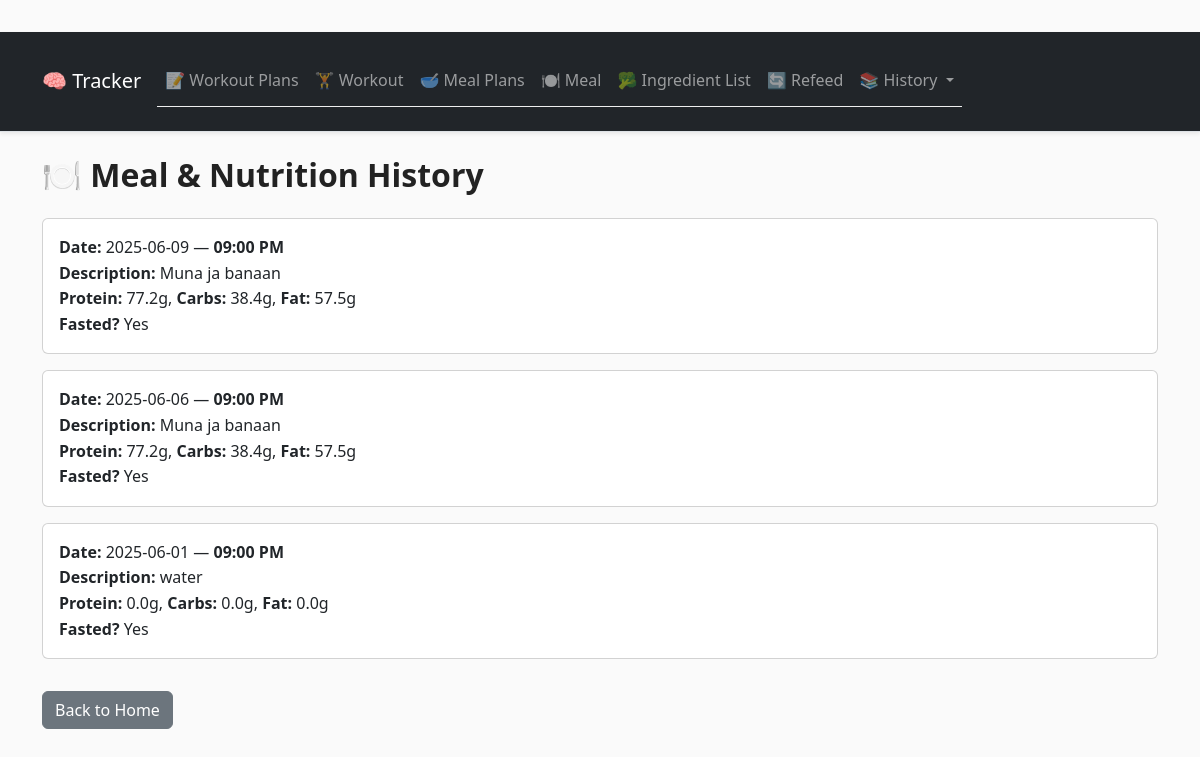
Screenshot of /meals/history with the database file from the repository.
### tables this page shows
CREATE TABLE meals (
                id INTEGER PRIMARY KEY AUTOINCREMENT,
                date TEXT,
                meal_time TEXT,
                description TEXT,
                protein REAL,
                carbs REAL,
                fat REAL,
                fasted TEXT
            );

### blueprints/meals.py (the view)
@meals_bp.route("/history")
def meal_history():
    with get_connection() as conn:
        rows = conn.execute(
            "SELECT * FROM meals ORDER BY date DESC, id DESC"
        ).fetchall()
    return render_template("meal_history.html", meals=rows)

### database.py (called while the page is built)
def get_connection():
    conn = sqlite3.connect(DB_PATH)
    conn.row_factory = sqlite3.Row
    return conn

### templates/meal_history.html
{% extends "base.html" %}
{% block content %}
<h2 class="mb-4">🍽️ Meal & Nutrition History</h2>
{% for m in meals %}
  <div class="card mb-3">
    <div class="card-body">
      <strong>Date:</strong> {{ m.date }} — <strong>{{ m.meal_time }}</strong><br>
      <strong>Description:</strong> {{ m.description }}<br>
      <strong>Protein:</strong> {{ m.protein }}g,
      <strong>Carbs:</strong> {{ m.carbs }}g,
      <strong>Fat:</strong> {{ m.fat }}g<br>
      <strong>Fasted?</strong> {{ m.fasted }}
    </div>
  </div>
{% endfor %}
<a href="{{ url_for('index') }}" class="btn btn-secondary mt-3">Back to Home</a>
{% endblock %}

### static/style.css (style rules this page uses)
body { font-family: 'Segoe UI', Roboto, sans-serif; background-color: #fafafa; color: #333; line-height: 1.6; padding-top: 2rem; }
h2, h3, h4 { font-weight: 600; color: #222; margin-bottom: 0.75rem; }

### rows the page displays
meals: date "2025-06-09", meal_time "09:00 PM", description "Muna ja banaan", protein "77.2", carbs "38.4", fat "57.5", fasted "Yes"
meals: date "2025-06-06", meal_time "09:00 PM", description "Muna ja banaan", protein "77.2", carbs "38.4", fat "57.5", fasted "Yes"
meals: date "2025-06-01", meal_time "09:00 PM", description "water", protein "0.0", carbs "0.0", fat "0.0", fasted "Yes"
